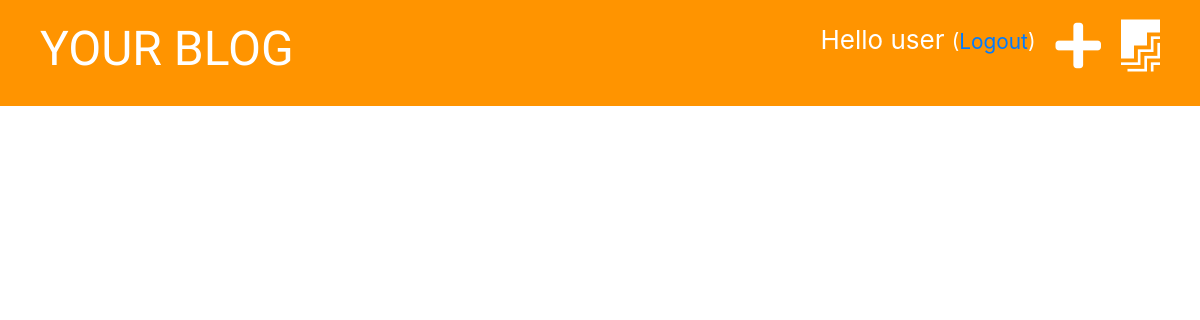
Page /drafts/ (signed in) on the earlier database version.
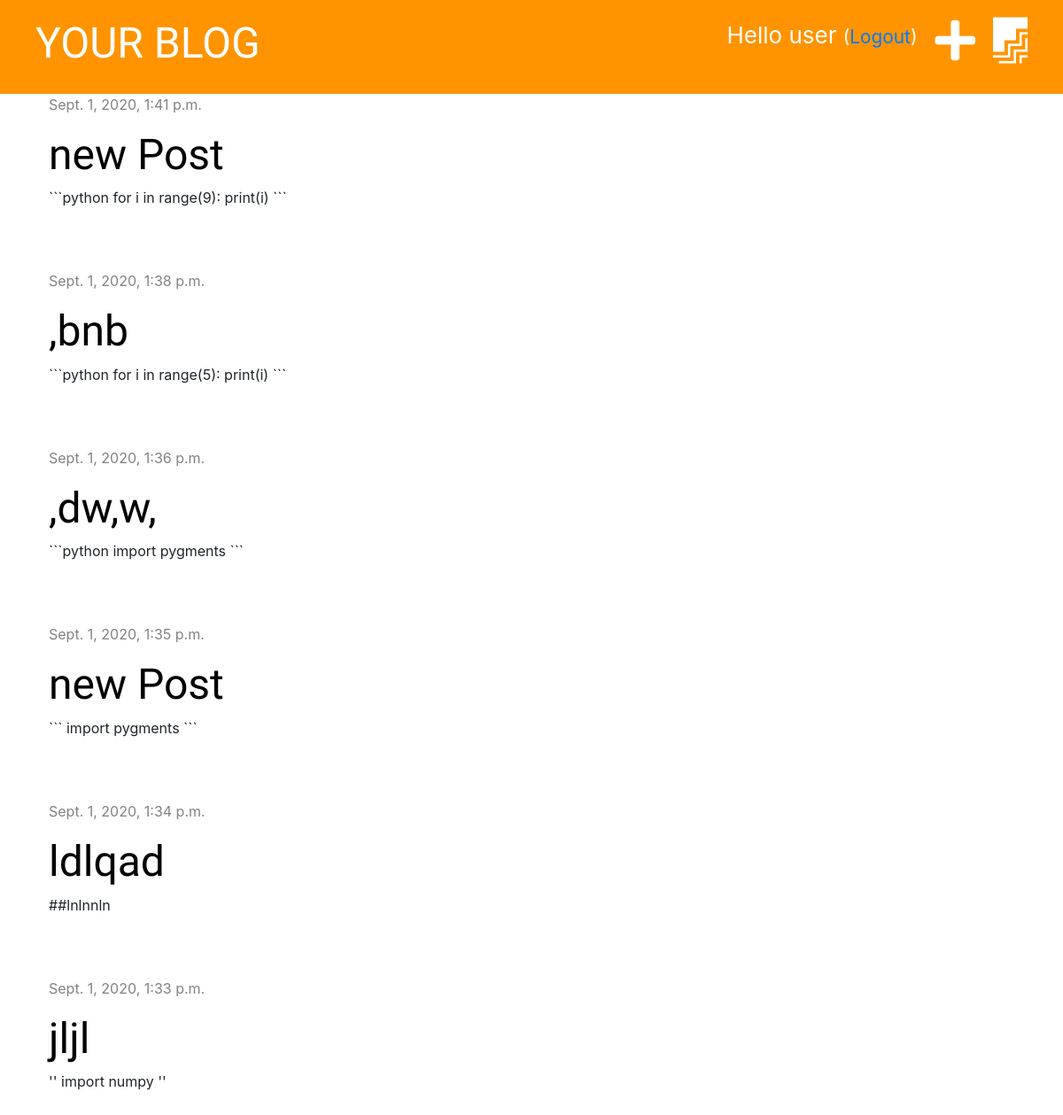
Same page on the later database version.
### blog/models.py (models this page shows, shortened)
class Post(models.Model):
    author = models.ForeignKey('auth.User', on_delete=models.CASCADE)
    title = models.CharField(max_length=200)
    text = models.TextField()
    created_date = models.DateTimeField(default=timezone.now)
    published_date = models.DateTimeField(blank=True, null=True)

### blog/views.py (the view)
# urls.py: path('drafts/', views.post_draft_list, name='post_draft_list'),
@login_required()
def post_draft_list(request):
    posts = Post.objects.filter(published_date__isnull=True).order_by('-created_date')
    stuff_for_frontend = {'posts': posts}
    return render(request, 'blog/post_draft_list.html', stuff_for_frontend)

### blog/templates/blog/post_draft_list.html (shortened to what this page needs)
{% extends 'blog/base.html' %}
{% block content %}
    {% for post in posts %}
        <div class="post">
            <div class="date">
                <p>{{ post.created_date }}</p>
            </div>
            <h1><a href="{% url "post_detail" pk=post.pk %}">{{ post.title }}</a></h1>
            <p>{{ post.text|truncatechars:50 }}</p>
        </div>
{% endfor %}
{% endblock %}

### blog/templates/blog/base.html (shortened to what this page needs)
{% load static %}
<!doctype html>
<html>
<head>
    <link href="https://stackpath.bootstrapcdn.com/bootstrap/4.5.2/css/bootstrap.min.css" rel="stylesheet">
    <link href="{% static 'css/zenburn.css' %}" rel="stylesheet">
    <link href="{% static 'css/blog.css' %}" rel="stylesheet">
    <link href="https://use.fontawesome.com/releases/v5.14.0/css/all.css" rel="stylesheet"></head>
<body>
    <div class="page-header">
        {% if user.is_authenticated %}
            <a href="{% url "post_draft_list" %}" class="top-menu"><i class="fab fa-firstdraft fa-2x" style="color:white"></i></a>
            <a href="{% url "post_new" %}" class="top-menu"><i class="fas fa-plus fa-2x" style="color:white"></i></a>
        <p class="top-menu">Hello {{ user.username }} <small>(<a href="{% url 'logout' %}">Logout</a>)</small></p>
        {% else %}
            <a href="{% url "login" %}" class="top-menu"><i class="fas fa-sign-in-alt fa-2x"></i></a>
        {% endif %}
        <h1><a href="{% url "post_list" %}">YOUR BLOG</a></h1>
    </div>
    <div class="content container">
        <div class="row">
            <div class="col-md-8">
                {% block content %}
                {% endblock %}
            </div>
        </div>
    </div>
</body>
</html>

### blog/static/css/blog.css (style rules this page uses)
.page-header { background-color: #ff9400; margin-top: 0; padding: 20px 20px 20px 40px; }
.page-header h1, .page-header h1 a { color: #ffffff; font-size: 36pt; text-decoration: none; }
.content { margin-left: 40px; }
h1, h2, h3, h4 { font-family: 'Tangerine', 'Inconsolata', 'Droid Sans', 'serif'; font-size: 48px; }
.date { color: #828282; }
.post { margin-bottom: 70px; }
.post h1 a { color: black; }
.top-menu, .top-menu:hover { color: white; float: right; font-size: 26px; margin-right: 20px; }

Differences in the rows shown:
added Post: created_date "Sept. 1, 2020, 1:41 p.m.", title "new Post", text "```python for i in range(9): print(i) ```"
added Post: created_date "Sept. 1, 2020, 1:38 p.m.", title ",bnb", text "```python for i in range(5): print(i) ```"
added Post: created_date "Sept. 1, 2020, 1:36 p.m.", title ",dw,w,", text "```python import pygments ```"
added Post: created_date "Sept. 1, 2020, 1:35 p.m.", title "new Post", text "``` import pygments ```"
added Post: created_date "Sept. 1, 2020, 1:34 p.m.", title "ldlqad", text "##lnlnnln"
added Post: created_date "Sept. 1, 2020, 1:33 p.m.", title "jljl", text "'' import numpy ''"
